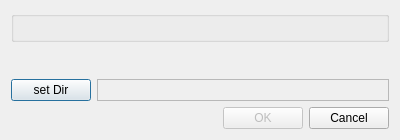
<?xml version="1.0" encoding="UTF-8"?>
<ui version="4.0">
 <class>UpdatesChooserClass</class>
 <widget class="QDialog" name="UpdatesChooserClass">
  <property name="geometry">
   <rect>
    <x>0</x>
    <y>0</y>
    <width>400</width>
    <height>140</height>
   </rect>
  </property>
  <property name="windowTitle">
   <string>UpdatesChooser</string>
  </property>
  <layout class="QVBoxLayout" name="verticalLayout">
   <item>
    <layout class="QGridLayout" name="gridLayout">
     <item row="0" column="0">
      <widget class="QGroupBox" name="groupBox">
       <property name="title">
        <string/>
       </property>
       <property name="flat">
        <bool>true</bool>
       </property>
      </widget>
     </item>
    </layout>
   </item>
   <item>
    <spacer name="verticalSpacer">
     <property name="orientation">
      <enum>Qt::Vertical</enum>
     </property>
     <property name="sizeHint" stdset="0">
      <size>
       <width>20</width>
       <height>40</height>
      </size>
     </property>
    </spacer>
   </item>
   <item>
    <layout class="QHBoxLayout" name="horizontalLayout_2">
     <item>
      <widget class="QPushButton" name="setDir">
       <property name="maximumSize">
        <size>
         <width>80</width>
         <height>16777215</height>
        </size>
       </property>
       <property name="text">
        <string>set Dir</string>
       </property>
      </widget>
     </item>
     <item>
      <widget class="QLabel" name="dirLabel">
       <property name="frameShape">
        <enum>QFrame::StyledPanel</enum>
       </property>
       <property name="text">
        <string/>
       </property>
      </widget>
     </item>
    </layout>
   </item>
   <item>
    <layout class="QHBoxLayout" name="horizontalLayout">
     <item>
      <spacer name="horizontalSpacer">
       <property name="orientation">
        <enum>Qt::Horizontal</enum>
       </property>
       <property name="sizeHint" stdset="0">
        <size>
         <width>40</width>
         <height>10</height>
        </size>
       </property>
      </spacer>
     </item>
     <item>
      <widget class="QPushButton" name="okButton">
       <property name="enabled">
        <bool>false</bool>
       </property>
       <property name="text">
        <string>OK</string>
       </property>
      </widget>
     </item>
     <item>
      <widget class="QPushButton" name="cancelButton">
       <property name="text">
        <string>Cancel</string>
       </property>
      </widget>
     </item>
    </layout>
   </item>
  </layout>
 </widget>
 <layoutdefault spacing="6" margin="11"/>
 <resources/>
 <connections>
  <connection>
   <sender>okButton</sender>
   <signal>clicked()</signal>
   <receiver>UpdatesChooserClass</receiver>
   <slot>checkRadioButtons()</slot>
   <hints>
    <hint type="sourcelabel">
     <x>263</x>
     <y>221</y>
    </hint>
    <hint type="destinationlabel">
     <x>199</x>
     <y>149</y>
    </hint>
   </hints>
  </connection>
  <connection>
   <sender>cancelButton</sender>
   <signal>clicked()</signal>
   <receiver>UpdatesChooserClass</receiver>
   <slot>close()</slot>
   <hints>
    <hint type="sourcelabel">
     <x>349</x>
     <y>221</y>
    </hint>
    <hint type="destinationlabel">
     <x>199</x>
     <y>149</y>
    </hint>
   </hints>
  </connection>
 </connections>
 <slots>
  <slot>checkRadioButtons()</slot>
 </slots>
</ui>
